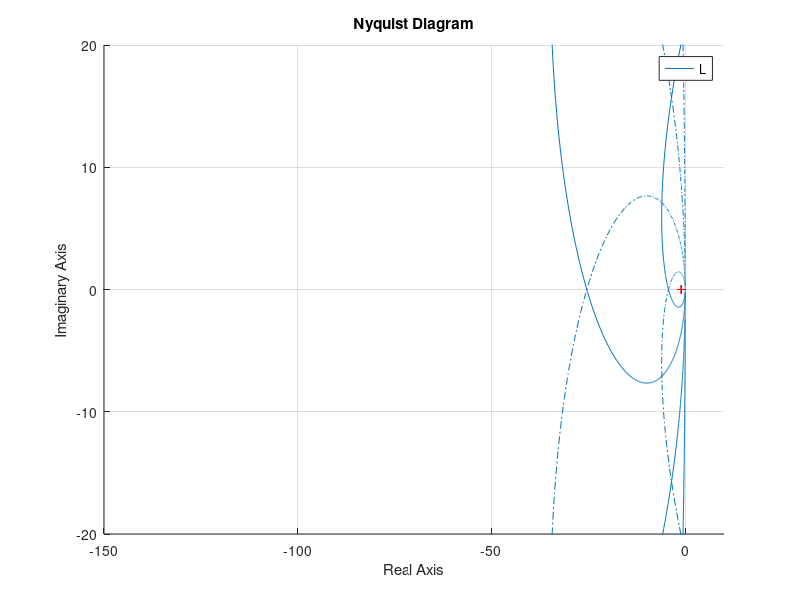
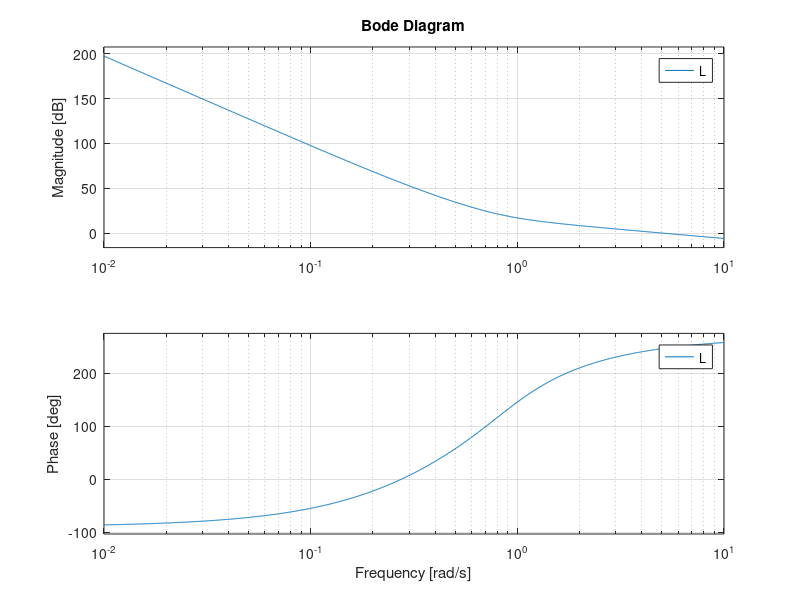

These charts were generated, in order, by the following MATLAB code: (Note: this script raises an error after producing the figures.)
clear; clc; close all;

%% Lateral Position Control via LQR-PI

% Parameters
m = 0.033;
g = 9.81;
A_thrust = 0.091492681;
B_thrust = 0.067673604;

% Roll inertia 
Jxx = 16.571710e-6;

% Hover
T_hover_total = m * g;

% Function
f_hover = @(PWM) A_thrust * PWM.^2 + B_thrust * PWM - T_hover_total / 4;

% Initial guess
PWM_guess = 0.5;

% Solve function
PWM_hover = fsolve(f_hover, PWM_guess);

% Augmented State-space model with integral action
A = [0 1 0 0 0;
    0 0 g*pi/180 0 0; % Convert to Radian
    0 0 0 1 0;
    0 0 0 0 0;
    -1 0 0 0 0 ];

B = [0;
    0;
    0;
    (180/pi)/Jxx; % Convert to Degrees
    0];

B_2 = [0;
    0;
    0;
    0;
    1];

C = [1 0 0 0 0];

D = 0;

% LQR weights
Q = diag([20 5 30 5 20]);
R_values = [1 1e1 1e2 1e3 1e5 1e7 1e9 1e11 1e13 1e15];

% Open-loop system for frequency response
G = ss(A, B, eye(5), zeros(5,1));

% Nyquist Plot
figure;
hold on;
grid on;
title('Nyquist Plot');

% Bode Plot
figure;
hold on;
grid on;
title('Bode Plot');

% Legends
legend_entries = cell(length(R_values),1);

for i = 1:length(R_values)
    R = R_values(i);

    % LQR gain
    K = lqr(A, B, Q, R);
    k1 = K(1);
    k2 = K(2);
    k3 = K(3);
    k4 = K(4);
    k5 = K(5);

    fprintf('\nFor R = %.6f\n', R);
    fprintf('k1 = %.6f\n', k1);
    fprintf('k2 = %.6f\n', k2);
    fprintf('k3 = %.6f\n', k3);
    fprintf('k4 = %.6f\n', k4);
    fprintf('k5 = %.6f\n', k5);

    % Transfer Function
    L = K * G;

    % Nyquist Plot
    figure(1);
    nyquist(L);
    xlim([-150 10]);
    ylim([-20 20]);

    % Bode Plot
    figure(2);
    bode(L);

    % Gain and phase margins
    [GM, PM, ~ , ~] = margin(L);
    fprintf('Gain Margin = %.6f dB\n', abs(20*log10(GM)));
    fprintf('Phase Margin = %.6f deg\n', PM);

    legend_entries{i} = sprintf('R = %.2g', R);
end

figure(1);
legend(legend_entries, 'Location', 'best');

figure(2);
legend(legend_entries, 'Location', 'best');


R = 1e10;

% LQR gain
K = lqr(A, B, Q, R);
k1 = K(1);
k2 = K(2);
k3 = K(3);
k4 = K(4);
k5 = K(5);


fprintf('\n Chosen final R = %.6f\n', R);

fprintf('\nLQR gains:\n');
fprintf('k1 = %.10f\n', k1);
fprintf('k2 = %.10f\n', k2);
fprintf('k3 = %.10f\n', k3);
fprintf('k4 = %.10f\n', k4);
fprintf('k5 = %.10f\n', k5);

% Closed-loop system
Acl = A - B*K;
Bcl = B_2;
Ccl = eye(5);
Dcl = zeros(5,1);
sys_cl = ss(Acl, Bcl, Ccl, Dcl);

% Transfer Function
G_final = ss(A, B, eye(5), 0);
L_final = K * G_final;

[GM, PM, ~ , ~] = margin(L_final);
fprintf('Gain Margin = %.6f dB\n', abs(20*log10(GM)));
fprintf('Phase Margin = %.6f deg\n', PM);

% Step response for 1m command
t = linspace(0,20,1500)';
r = ones(size(t)); % 1 m referenc

x = lsim(sys_cl, r, t);        % simulate states
y_pos = x(:,1);                % lateral position state

% Plot altitude response
figure;
plot(t, y_pos, 'LineWidth',1.5);
grid on;
xlabel('Time (s)');
ylabel('Lateral position y (m)');
title('Closed-Loop Step Response to 1 m Lateral Position Command');

%% Connect mixer design to controller output

%  Parameters
k = 0.005964552;
l = 0.046;
PWM_min = 0.0;
PWM_max = 1.0;

% Compute controller thrust command
deltaM = -(x * K.');

% History of thurusts, PWM, and saturation
T_motor_hist = zeros(length(t),4);
PWM_hist = zeros(length(t),4);
alpha_hist = zeros(length(t),1);

for i = 1:length(t)
    [T_motor_i, PWM_i, alpha_i] = mixer_pwm_command( ...
        T_hover_total, deltaM(i), 0, 0, ...
        A_thrust, B_thrust, k, l, PWM_min, PWM_max);

    T_motor_hist(i,:) = T_motor_i.';
    PWM_hist(i,:) = PWM_i.';
    alpha_hist(i) = alpha_i;
end

% Plot total thrust command
figure;
plot(t, deltaM, 'LineWidth', 1.5);
grid on;
xlabel('Time (s)');
ylabel('Rolling moment command (N*m)');
title('Controller Output: Rolling Moment Command');

% Plot motor thrusts from mixer
figure;
plot(t, T_motor_hist(:,1), 'LineWidth', 1.5); hold on;
plot(t, T_motor_hist(:,2), '--', 'LineWidth', 1.2);
plot(t, T_motor_hist(:,3), 'LineWidth', 1.5);
plot(t, T_motor_hist(:,4), '--', 'LineWidth', 1.2);
grid on;
xlabel('Time (s)');
ylabel('Motor thrust (N)');
title('Motor Thrust Commands from Mixer');
legend('T_1','T_2','T_3','T_4');

% Plot PWM responses
figure;
plot(t, PWM_hist(:,1), 'LineWidth', 1.5); hold on;
plot(t, PWM_hist(:,2), '--', 'LineWidth', 1.2);
plot(t, PWM_hist(:,3), 'LineWidth', 1.5);
plot(t, PWM_hist(:,4), '--', 'LineWidth', 1.2);
grid on;
xlabel('Time (s)');
ylabel('PWM');
title('PWM Signal Behavior from Mixer');
legend('PWM_1','PWM_2','PWM_3','PWM_4');
